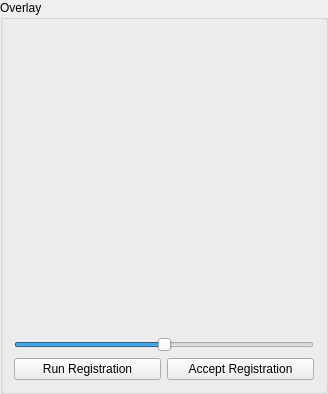
         <widget class="QGroupBox" name="groupBox_20">
          <property name="sizePolicy">
           <sizepolicy hsizetype="Preferred" vsizetype="Minimum">
            <horstretch>0</horstretch>
            <verstretch>0</verstretch>
           </sizepolicy>
          </property>
          <property name="title">
           <string>Overlay</string>
          </property>
          <layout class="QGridLayout" name="gridLayout_10">
           <item row="2" column="0">
            <widget class="QPushButton" name="Button_RunReg">
             <property name="text">
              <string>Run Registration</string>
             </property>
            </widget>
           </item>
           <item row="1" column="0" colspan="2">
            <widget class="QSlider" name="Slider_RegOverlay">
             <property name="maximum">
              <number>100</number>
             </property>
             <property name="singleStep">
              <number>0</number>
             </property>
             <property name="value">
              <number>50</number>
             </property>
             <property name="orientation">
              <enum>Qt::Horizontal</enum>
             </property>
            </widget>
           </item>
           <item row="2" column="1">
            <widget class="QPushButton" name="Button_AccReg">
             <property name="text">
              <string>Accept Registration</string>
             </property>
            </widget>
           </item>
           <item row="0" column="0" colspan="2">
            <widget class="matplotlibWidget" name="Display_Fusion" native="true">
             <property name="enabled">
              <bool>true</bool>
             </property>
             <property name="sizePolicy">
              <sizepolicy hsizetype="Expanding" vsizetype="Maximum">
               <horstretch>0</horstretch>
               <verstretch>0</verstretch>
              </sizepolicy>
             </property>
             <property name="minimumSize">
              <size>
               <width>300</width>
               <height>300</height>
              </size>
             </property>
             <property name="maximumSize">
              <size>
               <width>1000000</width>
               <height>1000000</height>
              </size>
             </property>
            </widget>
           </item>
          </layout>
         </widget>
